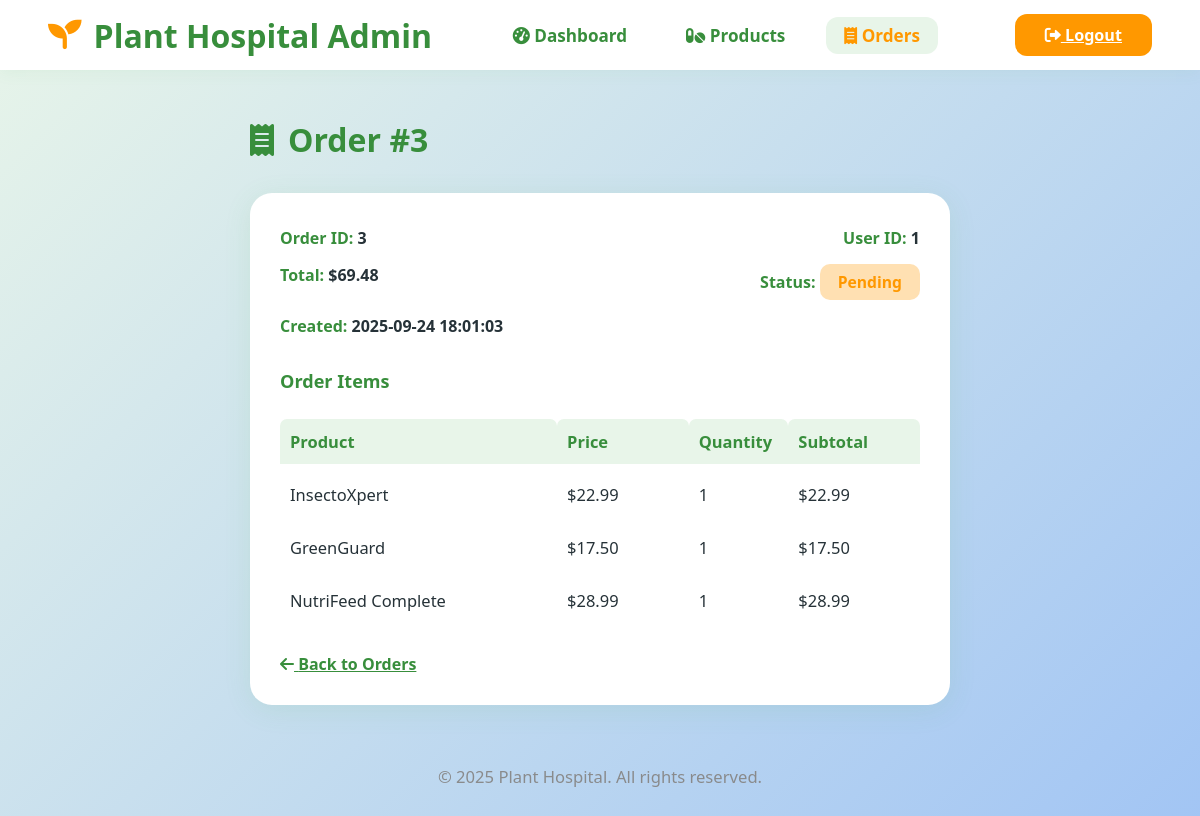
/admin/orders/3 (signed in), run on the app's committed database.
### tables this page shows
CREATE TABLE orders (
  id INTEGER PRIMARY KEY AUTOINCREMENT,
  user_id INTEGER,
  total REAL,
  status TEXT DEFAULT 'pending', -- pending/paid/cancelled
  created_at TIMESTAMP DEFAULT CURRENT_TIMESTAMP
);

CREATE TABLE order_items (
  id INTEGER PRIMARY KEY AUTOINCREMENT,
  order_id INTEGER,
  product_name TEXT,
  price REAL,
  quantity INTEGER
);

### flaskr/admin.py (the view)
@bp.route('/orders/<int:order_id>')
@admin_required
def order_detail(order_id):
    db = get_db()
    order = db.execute('SELECT * FROM orders WHERE id=?', (order_id,)).fetchone()
    items = db.execute('SELECT * FROM order_items WHERE order_id=?', (order_id,)).fetchall()
    return render_template('admin/order_detail.html', order=order, items=items)

### flaskr/admin.py (called while the page is built)
def admin_required(view):
    from functools import wraps
    def wrapped_view(**kwargs):
        if not session.get('user_id') == 1:
            return redirect(url_for('auth.login'))
        return view(**kwargs)
    return wraps(view)(wrapped_view)

### flaskr/auth.py (called while the page is built)
@bp.before_app_request
def load_logged_in_user():
    user_id = session.get('user_id')
    if user_id is None:
        g.user = None
    else:
        g.user = get_db().execute(
            'SELECT * FROM user WHERE id = ?', (user_id,)
        ).fetchone()

### flaskr/db.py (called while the page is built)
def get_db():
    if 'db' not in g:
        g.db = sqlite3.connect(
            current_app.config['DATABASE'],
            detect_types=sqlite3.PARSE_DECLTYPES
        )
        g.db.row_factory = sqlite3.Row
    return g.db

### flaskr/templates/admin/order_detail.html (shortened to what this page needs)
<!DOCTYPE html>
<html lang="en">
  <head>
    <link
      rel="stylesheet"
      href="https://cdnjs.cloudflare.com/ajax/libs/font-awesome/6.0.0-beta3/css/all.min.css"
    />
  </head>
  <body>
    <header class="admin-header">
      <div class="logo">
        <i class="fas fa-seedling"></i> Plant Hospital Admin
      </div>
      <nav class="nav-menu">
        <a href="{{ url_for('admin.dashboard') }}"
          ><i class="fas fa-tachometer-alt"></i> Dashboard</a
        >
        <a href="{{ url_for('admin.products') }}"
          ><i class="fas fa-pills"></i> Products</a
        >
        <a href="{{ url_for('admin.orders') }}" class="active"
          ><i class="fas fa-receipt"></i> Orders</a
        >
      </nav>
      <a href="{{ url_for('auth.logout') }}" class="logout-btn"
        ><i class="fas fa-sign-out-alt"></i> Logout</a
      >
    </header>
    <main class="admin-main">
      <div class="order-title">
        <i class="fas fa-receipt"></i> Order #{{ order['id'] }}
      </div>
      <div class="order-detail-card">
        <div class="order-info-row">
          <div>
            <span class="order-info-label">Order ID:</span>
            <span class="order-info-value">{{ order['id'] }}</span>
          </div>
          <div>
            <span class="order-info-label">User ID:</span>
            <span class="order-info-value">{{ order['user_id'] }}</span>
          </div>
        </div>
        <div class="order-info-row">
          <div>
            <span class="order-info-label">Total:</span>
            <span class="order-info-value"
              >${{ '%.2f' % (order['total'] or 0) }}</span
            >
          </div>
          <div>
            <span class="order-info-label">Status:</span>
            <span class="status-badge {{ order['status']|lower }}"
              >{{ order['status'].capitalize() }}</span
            >
          </div>
        </div>
        <div class="order-info-row">
          <div>
            <span class="order-info-label">Created:</span>
            <span class="order-info-value">{{ order['created_at'] }}</span>
          </div>
        </div>
        <h3 style="color: #388e3c; font-size: 1.13rem; margin-top: 32px">
          Order Items
        </h3>
        <table class="items-table">
          <tr>
            <th style="width: 40%">Product</th>
            <th style="width: 19%">Price</th>
            <th style="width: 12%">Quantity</th>
            <th style="width: 19%">Subtotal</th>
          </tr>
          {% for item in items %}
          <tr>
            <td>{{ item['product_name'] }}</td>
            <td>${{ '%.2f' % (item['price'] or 0) }}</td>
            <td>{{ item['quantity'] }}</td>
            <td>
              ${{ '%.2f' % ((item['price'] or 0) * (item['quantity'] or 0)) }}
            </td>
          </tr>
          {% else %}
          <tr>
            <td colspan="4" style="text-align: center; color: #aaa">
              No items in order.
            </td>
          </tr>
          {% endfor %}
        </table>
        <a href="{{ url_for('admin.orders') }}" class="back-link"
          ><i class="fas fa-arrow-left"></i> Back to Orders</a
        >
      </div>
      <div class="footer">&copy; 2025 Plant Hospital. All rights reserved.</div>
    </main>
  </body>
</html>

### flaskr/templates/admin/order_detail.html (style rules this page uses)
body { font-family: "Segoe UI", Arial, sans-serif; background: linear-gradient(135deg, #e8f5e9 0%, #a2c5f4 100%); color: #263238; margin: 0; min-height: 100vh; }
.admin-header { background: #fff; padding: 0 4vw; height: 70px; display: flex; align-items: center; justify-content: space-between; box-shadow: 0 2px 16px #4caf5012; }
.admin-header .logo { font-size: 2rem; font-weight: 800; color: #388e3c; display: flex; align-items: center; gap: 12px; }
.admin-header .logo i { color: #ff9800; font-size: 2.1rem; }
.nav-menu { display: flex; gap: 23px; align-items: center; }
.nav-menu a { text-decoration: none; color: #388e3c; font-size: 1.07rem; font-weight: 600; padding: 7px 18px; border-radius: 12px; transition: background 0.18s, color 0.18s; }
.nav-menu a.active, .nav-menu a:hover { background: #e8f5e9; color: #ff9800; }
.admin-header .logout-btn { background: #ff9800; color: #fff; border: none; border-radius: 12px; padding: 10px 30px; font-weight: 600; font-size: 1.01rem; cursor: pointer; transition: background 0.2s; margin-left: 14px; }
.admin-main { max-width: 700px; margin: 48px auto 0 auto; padding: 0 2vw 36px 2vw; }
.order-title { font-size: 2rem; color: #388e3c; font-weight: 800; margin-bottom: 32px; display: flex; align-items: center; gap: 14px; }
.order-detail-card { background: #fff; border-radius: 22px; box-shadow: 0 5px 28px #4caf501b; padding: 34px 30px 30px 30px; margin-bottom: 38px; }
.order-info-row { display: flex; justify-content: space-between; gap: 18px; flex-wrap: wrap; margin-bottom: 15px; }
.order-info-label { color: #388e3c; font-weight: 700; }
.order-info-value { color: #263238; font-weight: 600; }
.status-badge { display: inline-block; border-radius: 10px; font-size: 0.98rem; font-weight: 700; padding: 7px 18px; }
.status-badge.pending { background: #ffe0b2; color: #ff9800; }
.items-table { width: 100%; border-collapse: separate; border-spacing: 0 8px; font-size: 1.03rem; margin-top: 18px; }
.items-table th, .items-table td { padding: 11px 10px; text-align: left; }
.items-table th { background: #e8f5e9; color: #388e3c; font-weight: 700; border-radius: 7px 7px 0 0; }
.items-table td { background: #fff; border-radius: 7px; }
.footer { margin-top: 60px; color: #888; text-align: center; font-size: 1.04rem; opacity: 0.96; }
.back-link { display: inline-block; margin-top: 22px; color: #388e3c; font-weight: 600; text-decoration: underline; }

### data on the page
orders: id "3", user_id "1", total "69.48", status "Pending", created_at "2025-09-24 18:01:03"
order_items: product_name "InsectoXpert", price "22.99", quantity "1", (item['price']or0)*(item['quantity']or0) "22.99"
order_items: product_name "GreenGuard", price "17.50", quantity "1", (item['price']or0)*(item['quantity']or0) "17.50"
order_items: product_name "NutriFeed Complete", price "28.99", quantity "1", (item['price']or0)*(item['quantity']or0) "28.99"
